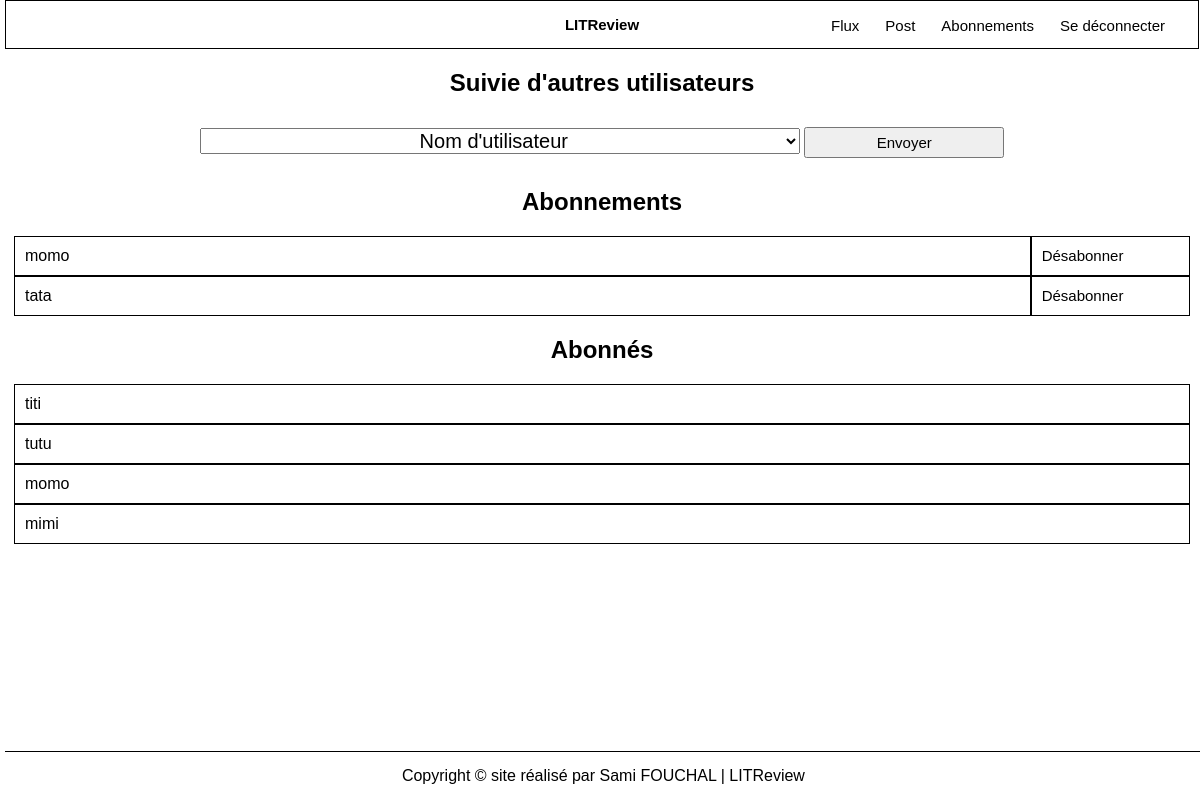
Page /subscriptions/ (signed in) on the committed database.
### blog/models.py (models this page shows)
class UserFollows(models.Model):
    user = models.ForeignKey(
        to=settings.AUTH_USER_MODEL,
        on_delete=models.CASCADE,
        related_name="following",
    )
    followed_user = models.ForeignKey(
        to=settings.AUTH_USER_MODEL,
        on_delete=models.CASCADE,
        related_name="followed_by",
    )
    class Meta:
        unique_together = (
            "user",
            "followed_user",
        )

### authentication/models.py (models this page shows, shortened)
class User(AbstractUser):
    """A class represent a user.

    Arguments:
        AbstractUser -- an abstract user class

    Methods:
        unicode -- render an object in a context where
        a string representation is needed.
    """

### blog/views.py (the view, shortened to what this page needs)
# urls.py: path("subscriptions/", blog_views.follow_user, name="subscriptions"),
@login_required
def follow_user(request: str) -> object:
    user = request.user
    follows = models.UserFollows.objects.filter(followed_user=user)
    followers = models.UserFollows.objects.filter(user=user)
    follows_list = [follow.user for follow in follows]
    form = forms.FollowForm(user_exclude=user, follows_list=follows_list)
    return render(
        request,
        "blog/subscriptions.html",
        context={"form": form, "follows": follows, "followers": followers},
    )

### blog/forms.py
class FollowForm(forms.ModelForm):
    class Meta:
        model = models.UserFollows
        fields = ["user"]
        labels = {"user": ""}
    def __init__(self, *args,
                 user_exclude: object = None,
                 follows_list: list = None
                 ) -> None:
        super(FollowForm, self).__init__(*args)
        self.fields["user"].empty_label = "Nom d'utilisateur"
        if user_exclude:
            self.fields["user"].queryset = (
                a_models.User.objects.all()
                .exclude(is_superuser=True)
                .exclude(username=user_exclude)
                .exclude(username="admin")
            )
            if follows_list:
                self.fields["user"].queryset = (
                    a_models.User.objects.all()
                    .exclude(is_superuser=True)
                    .exclude(username=user_exclude)
                    .exclude(username="admin")
                    .exclude(username__in=follows_list)
                )

### blog/templates/blog/subscriptions.html (shortened to what this page needs)
{% extends "base.html" %}
{% block content %}
<h2 style="font-weight: bold;">Suivie d'autres utilisateurs</h2>
<form method="post" class="suscribe-form">
    {{ form }}
    <input type="submit" value="Envoyer" title="s'abonner">
</form>
<h2 style="font-weight: bold;">Abonnements</h2 >
    {% if follows %}
        {% for follow in follows %}
            <div class="container-suscriber">
                <p>{{follow.user}}</p>
                <a href="{% url 'unfollow' follow.id %}" title="se désabonner de {{ follow.user}}">
                    Désabonner
                </a>
            </div>
        {% endfor %}
    {% else %}
        <p>Vous n'êtes actuellement abonné à aucun utilisateur.</p>
    {% endif %}
<h2 style="font-weight: bold;">Abonnés</h2 >
    {% if followers %}
        {% for follower in followers %}
            <div class="container-suscriber">
                <p>{{follower.followed_user}}</p>
            </div>
        {% endfor %}
    {% else %}
            <p>Vous n'avez actuellement aucun abonné.</p>
    {% endif %}
{% endblock content %}

### static/css/style.css (style rules this page uses)
* { font-family:Verdana, Geneva, Tahoma, sans-serif }
body { margin: 0 5px; width: 99.5%; min-height: 100vh; position:relative; }
body::after { content: ''; display: block; height: 25px; }
a { text-decoration: none; }
p { margin: 10px auto; }
input, a, button { font-size: 15px; text-align: center; width: 200px; padding: 5px; cursor: pointer; }
h2 { margin-top: 0; padding-top: 20px; text-align: center; }
form { padding: 10px; margin: 0 auto; }
a { color: black; }
form.suscribe-form { text-align: center; }
form.suscribe-form > select { width: 600px; font-size: 20px; text-align: center; }
div.container-suscriber { display: table; width: 98vw; margin: 0 auto; }
div.container-suscriber > p, div.container-suscriber > a { text-align: left; margin: 0; display: table-cell; width: 80vh; border: 1px solid black; padding: 10px; }
div.container-suscriber > a { width: 10vh; }

### rows in the picture
UserFollows: user "momo"
UserFollows: user "tata"
UserFollows: followed_user "titi"
UserFollows: followed_user "tutu"
UserFollows: followed_user "momo"
UserFollows: followed_user "mimi"
